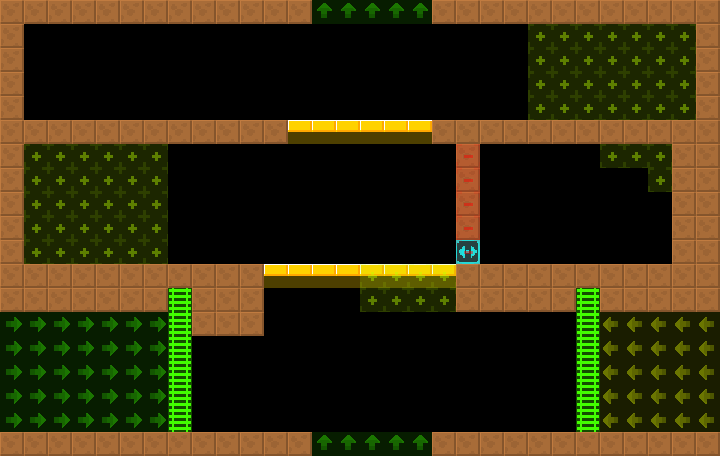

Rendered tile map (Tiled .tmx) drawn with the repository's tilesets; below, a short description and the map source with its tile grids summarised:
An orthogonal 30x19 tile map with 24x24 px tiles, 2 tile layers (col, lnk), 2 tilesets and 2 objects (2x Door).

<map version="1.4" tiledversion="1.4.2" orientation="orthogonal" renderorder="right-down" width="30" height="19" tilewidth="24" tileheight="24" infinite="0" nextlayerid="4" nextobjectid="8">
 <tileset firstgid="6" source="../../lnk.tsx" />
 <tileset firstgid="1" source="../../col.tsx" />
 <layer id="1" name="col" width="30" height="19">
  <data>[570 cells, 173 non-empty, 4 distinct tile ids]</data>
 </layer>
 <layer id="2" name="lnk" width="30" height="19" opacity="0.5">
  <data>[570 cells, 145 non-empty, 5 distinct tile ids]</data>
 </layer>
 <objectgroup id="3" name="markers" opacity="0.5">
  <object id="1" name="Door" type="Door" x="144" y="96" width="24" height="24">
   <properties>
    <property name="yr" value="0" />
    <property name="xr" value="0" />
   </properties>
  </object>
  <object id="2" name="Door" type="Door" x="144" y="240" width="24" height="24">
   <properties>
    <property name="yr" value="0" />
    <property name="xr" value="0" />
   </properties>
  </object>
 </objectgroup>
</map>
